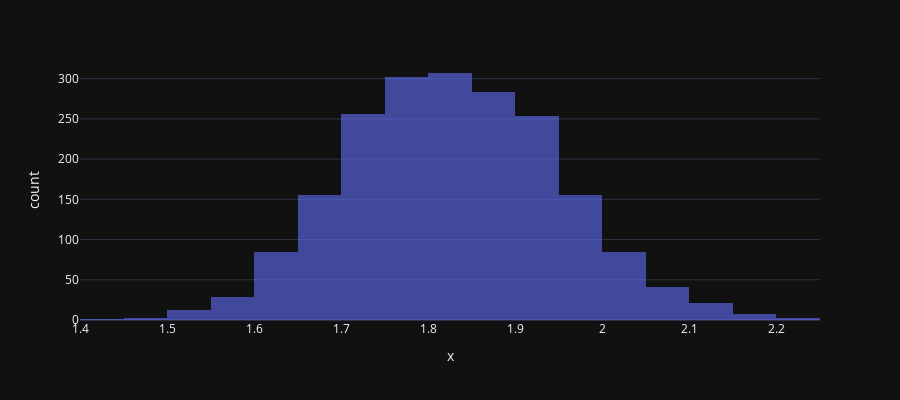

Source (notebook cell):
### Code cell
px.histogram(x=trace['lambda_prior'], nbins=20, opacity=0.6, height=400, width=900)

### Figure 1 — Plotly figure (JSON) as saved in the notebook; plotly's stock layout.template omitted (floating-point values rounded to 4 significant figures; data arrays with more than 128 entries replaced by an {"elided": "..."} marker saying what was removed)
{"data": [{"alignmentgroup": "True", "bingroup": "x", "hovertemplate": "x=%{x}<br>count=%{y}<extra></extra>", "legendgroup": "", "marker": {"color": "#636efa", "opacity": 0.6}, "name": "", "nbinsx": 20, "offsetgroup": "", "orientation": "v", "showlegend": false, "type": "histogram", "x": {"elided": "2000 float values"}, "xaxis": "x", "yaxis": "y"}], "layout": {"barmode": "relative", "height": 400, "legend": {"tracegroupgap": 0}, "margin": {"t": 60}, "width": 900, "xaxis": {"anchor": "y", "autorange": true, "domain": [0, 1], "range": [1.4, 2.25], "title": {"text": "x"}, "type": "linear"}, "yaxis": {"anchor": "x", "autorange": true, "domain": [0, 1], "range": [0, 323.2], "title": {"text": "count"}}}}
